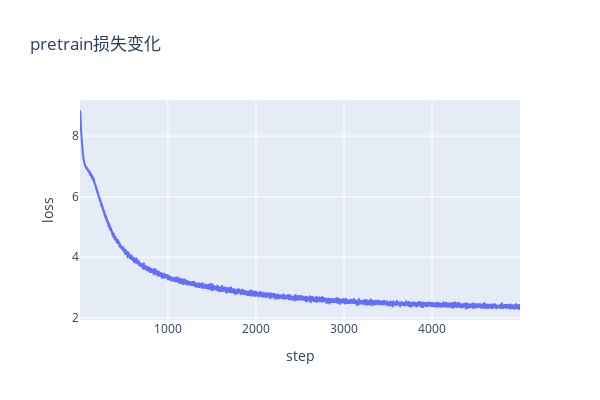

Write notebook code for a chart like this one.
### Code cell
import json
import pandas as pd
with open('/home/user/wyf/train_qwen3_next_from_scratch/result_pretrain/checkpoint-5000/trainer_state.json' , 'r', encoding='utf-8') as f:
    data = json.load(f)
    log_history = data['log_history']
    steps = []
    losses = []
    for i in log_history[:-1]:
        step = i['step']
        loss = i['loss']
        steps.append(step)
        losses.append(loss)

import seaborn as sns
import plotly.express as px

# 创建一个DataFrame
df = pd.DataFrame({
    'Step': steps,
    'Loss': losses
})

# 使用Plotly绘制散点图
fig = px.line(df, x='Step', y='Loss', title='pretrain损失变化',
                 labels={'Step': 'step', 'Loss': 'loss'},
                 )  # 添加趋势线可选

fig.update_layout(width=600, height=400)
# 显示图表
fig.show()

### Figure 1 — Plotly figure (JSON) as saved in the notebook; plotly's stock layout.template omitted (floating-point values rounded to 4 significant figures; data arrays with more than 128 entries replaced by an {"elided": "..."} marker saying what was removed)
{"data": [{"hovertemplate": "step=%{x}<br>loss=%{y}<extra></extra>", "legendgroup": "", "line": {"color": "#636efa", "dash": "solid"}, "marker": {"symbol": "circle"}, "mode": "lines", "name": "", "showlegend": false, "type": "scattergl", "x": {"elided": "4999 int values"}, "xaxis": "x", "y": {"elided": "4999 float values"}, "yaxis": "y"}], "layout": {"height": 400, "legend": {"tracegroupgap": 0}, "title": {"text": "pretrain损失变化"}, "width": 600, "xaxis": {"anchor": "y", "domain": [0, 1], "title": {"text": "step"}}, "yaxis": {"anchor": "x", "domain": [0, 1], "title": {"text": "loss"}}}}
